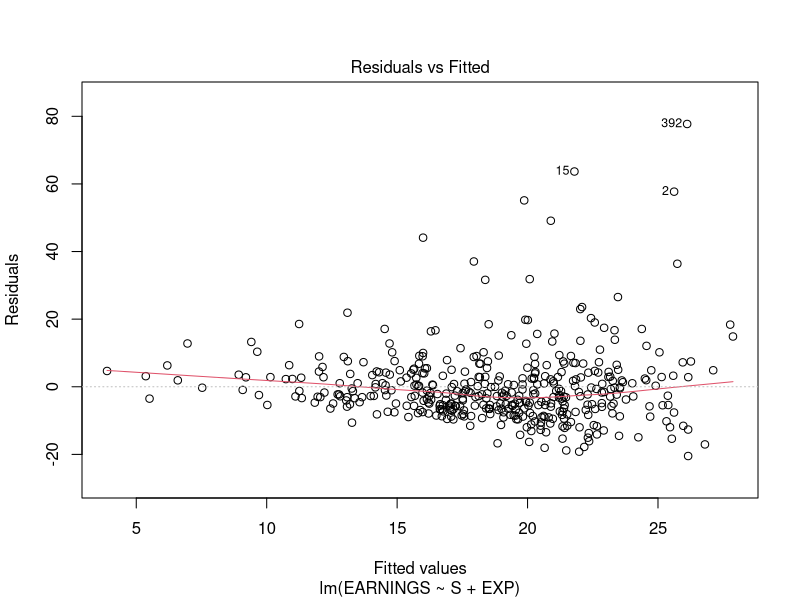
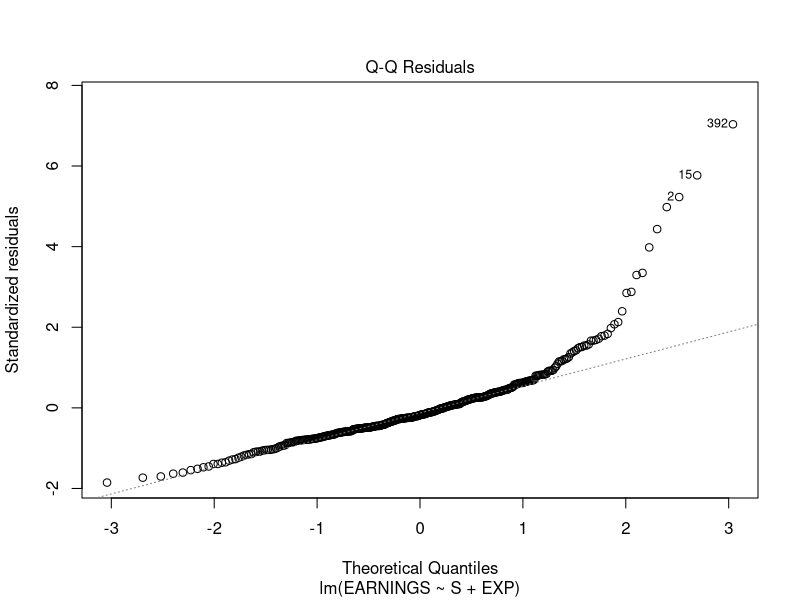
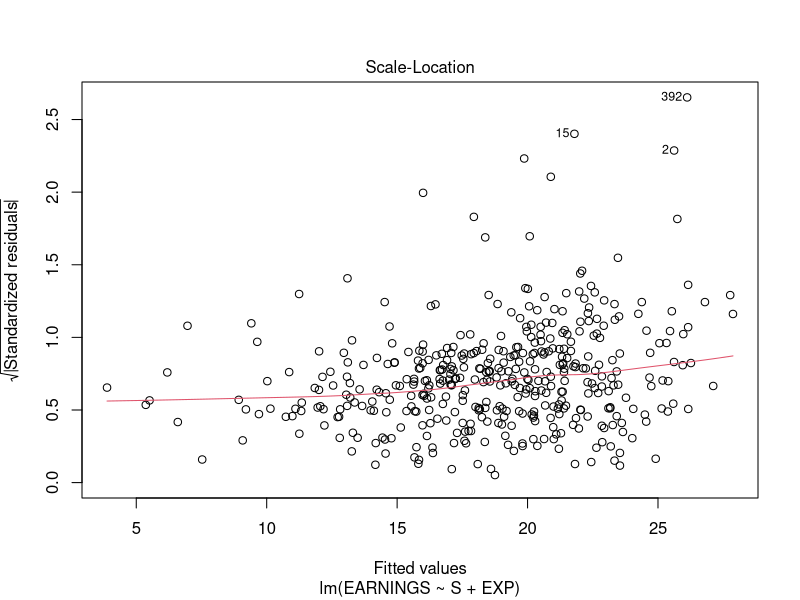
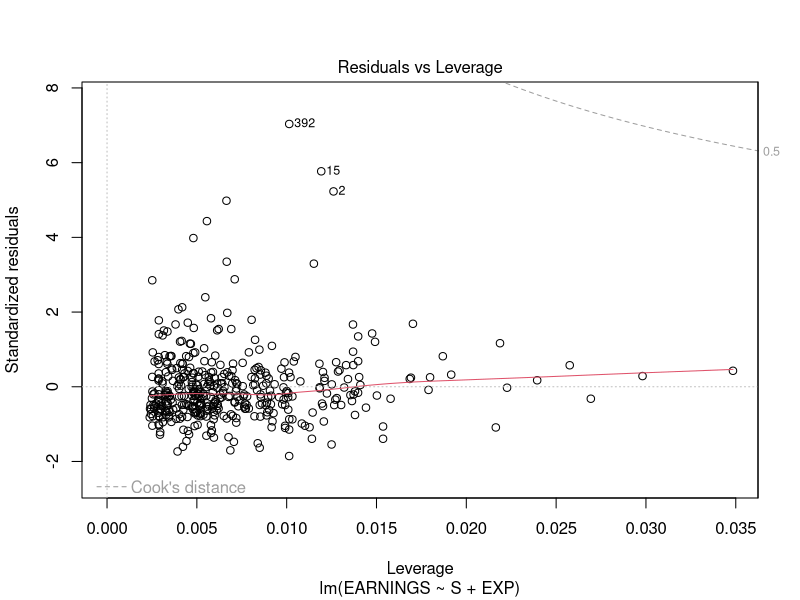
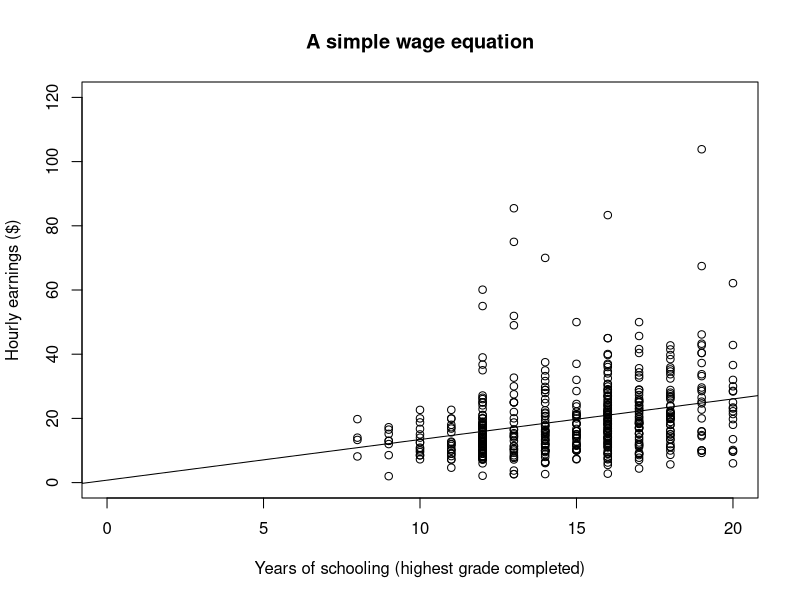

These charts were generated, in order, by the following R code:
## ---- chunk 1
knitr::opts_chunk$set(echo = TRUE)
## ---- chunk 2
# Regression of EARNINGS on S and EXP
# with wages set by collective bargaining

# Load the required package
library(tidyverse)                  

# Create the dataset
eawe21.1 <- read.csv('./Data/EAWE21.csv', header=T) %>%    # Input the data
  filter(COLLBARG == 1)                                    # Filter the data

# Run the model
lin.model.1 <- lm(EARNINGS ~ S + EXP, data = eawe21.1)     

# Regression result
summary(lin.model.1)
anova(lin.model.1)
## ---- chunk 3
# Regression of EARNINGS on S and EXP
# with wages set by other than collective bargaining

# Create the dataset
eawe21.0 <- read.csv('./Data/EAWE21.csv', header=T) %>%    # Input the data
  filter(COLLBARG == 0)                                    # Filter the data

# Run the model
lin.model.0 <- lm(EARNINGS ~ S + EXP, data = eawe21.0)  


# Regression result
summary(lin.model.0)
anova(lin.model.0)
## ---- chunk 4
# plot(lin.model.0, which=1)
plot(lin.model.0, which = c(1,2,3,5))
## ---- chunk 5
# EARNINGS regress on schooling
eawe21 <- read.csv('./Data/EAWE21.csv', header=T)   # Import data
lin.model <- lm(EARNINGS ~ S, data = eawe21)        # Run the model
summary(lin.model)                                  # The result
## ---- chunk 6
# EARNINGS regress on schooling
# Plot the data
plot(EARNINGS ~ S, 
     data = eawe21,
     main = "A simple wage equation", 
     xlab = "Years of schooling (highest grade completed)",
     ylab = "Hourly earnings ($)",
     xlim = c(0, 20),
     ylim = c(0, 120))

abline(lin.model)              # Add the regression line

## ---- chunk 7
# Descriptive statistics for S
summary(eawe21$S)
## ---- chunk 8
# Create the demeaned variable SDEV
library(tidyverse)                  # Load the required package

eawe21 <- read.csv('./Data/EAWE21.csv', header=T)   # Import data
eawe21.dm <- eawe21 %>%
  mutate(SDEV = S - mean(S)) %>%    # Create the demeaned variable
  select(EARNINGS, S, SDEV)         # Select the required columns

# EARNINGS regress on the demeaned variable SDEV
# Using pipe (%>%) operator to simplify the code
lm(EARNINGS ~ SDEV, data = eawe21.dm) %>%        # Run the model
  summary                                        # Print the result      
## ---- chunk 9
# EARNINGS regress on schooling
# Analysis of variance table
anova(lin.model)
## ---- chunk 10
# EARNINGS regress on schooling
# Summary of regression results, including the coefficient of determination
summary(lin.model)
